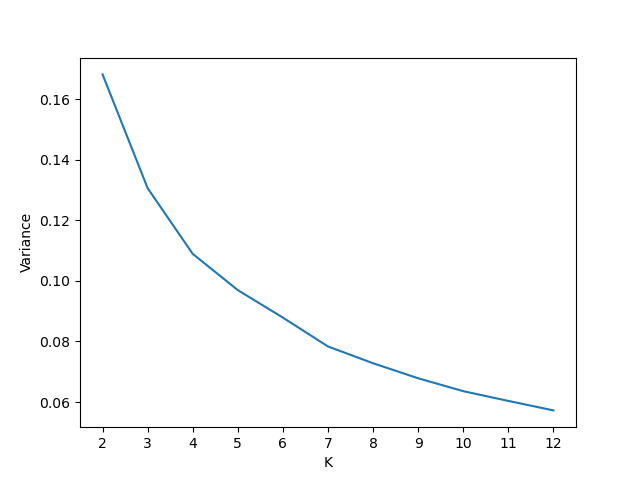

Write the Python code that produced this figure.
import random
import numpy as np
import matplotlib.pyplot as plt
from typing import List
from collections import Counter

from util import import_weather_dataset, normalize


class Solution:
    def __init__(self, score, centroids, clusters):
        self.score = score
        self.centroids = centroids
        self.clusters = clusters

    def __repr__(self):
        return "<Solution, score: {}>".format(self.score)


def euclidean_distance(a, b) -> float:
    """Calculate the distance between two points. Returns the square of the distance (for performance reasons)."""
    n = len(a)
    if n != len(b):
        raise Exception("Input a and b do not have the same dimensions.")

    distance_sq = 0

    for i in range(n):
        distance_sq += (a[i] - b[i]) ** 2

    return distance_sq


def kmeans(k: int, data, initial_centroids=None, iteration: int = 0):
    if initial_centroids == None:
        # Pick initial centroids.
        centroids = random.sample(list(data), k)
    else:
        centroids = initial_centroids.copy()

    clusters = [[] for _ in range(k)]

    for point in data:
        # Find nearest centroid.
        min_distance = float("inf")
        closest_centroid_idx = None

        for centroid_idx, centroid in enumerate(centroids):
            distance_sq = euclidean_distance(point, centroid)
            if distance_sq < min_distance:
                min_distance = distance_sq
                closest_centroid_idx = centroid_idx

        # Add this point to the cluster belonging to the nearest centroid.
        clusters[closest_centroid_idx].append(point)

    # Calculate new centroids based on the new clusters we created.
    for cluster_idx, cluster in enumerate(clusters):
        new_centroid = np.mean(cluster, 0)
        centroids[cluster_idx] = new_centroid

    # We are done when the centroids don't change.
    # TODO: We might also be done when the clusters don't change?
    if initial_centroids != None and np.array_equal(initial_centroids, centroids):
        return (centroids, clusters)

    # We aren't done yet, run again with the new centroids.
    return kmeans(k, data, centroids, iteration + 1)


# TODO: Not sure if this is correct
def kmeans_intra_cluster_distance(centroids, clusters):
    distances = []

    for i, cluster in enumerate(clusters):
        centroid = centroids[i]

        for point in cluster:
            distance = euclidean_distance(centroid, point)
            distances.append(distance)

    return np.mean(distances)


def np_indexof_2d(array, row_to_find):
    for i, row in enumerate(array):
        if np.array_equal(row, row_to_find):
            return i


def print_clusters_info(data, labels, clusters):
    for i, cluster in enumerate(clusters):
        cluster_labels = []

        for point in cluster:
            # Find which label belongs to a point
            idx = np_indexof_2d(data, point)
            label = labels[idx]
            cluster_labels.append(label)

        counter = Counter(cluster_labels)

        print("Cluster {} ({})".format(i + 1, counter.most_common(1)[0][0]))
        for label in counter:
            print("  {}: {}".format(label, counter[label]))


if __name__ == "__main__":
    # Set random seed
    random.seed("2151901553968352745")

    # Load input dataset
    data, labels = import_weather_dataset("dataset1.csv", 2000)

    # Normalize dataset
    normalize(data)

    lst_k = list(range(2, 13))
    lst_scores = []

    for k in lst_k:
        print("Clustering where K is {}".format(k), end="")
        solutions: List[Solution] = []

        # Run K-means 10 times and select the best cluster.
        for i in range(10):
            # TODO: Cluster vote meaning
            centroids, clusters = kmeans(k, data)
            score = kmeans_intra_cluster_distance(centroids, clusters)
            solutions.append(Solution(score, centroids, clusters))
            print(".", end="")
        print()  # Newline

        # Pick best solution (where the score/distance is the lowest)
        solutions.sort(key=lambda x: x.score)
        lst_scores.append(solutions[0].score)

        # Print best solution info
        print_clusters_info(data, labels, solutions[0].clusters)
        print()

    # Plot
    plt.plot(lst_k, lst_scores)
    plt.xticks(lst_k)  # Hacky
    plt.xlabel("K")
    plt.ylabel("Variance")
    plt.savefig("kmeans.png")
